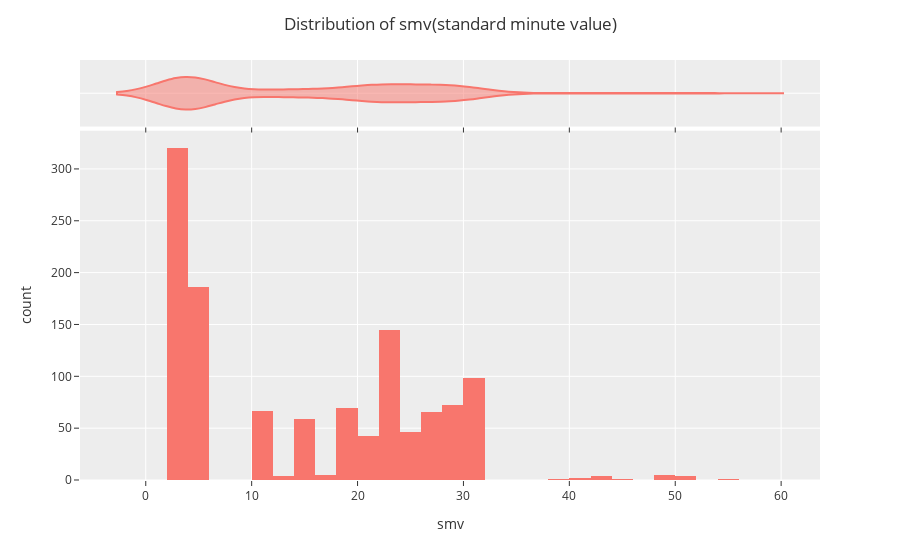

Notebook code cell kept with this figure:
### Code cell
fig = px.histogram(df, x="smv", 
                   marginal="violin", template='ggplot2' # or violin, rug
                  )
fig.update_layout(title='Distribution of smv(standard minute value)', title_x=0.5)

fig.show()

### Figure 1 — Plotly figure (JSON) as saved in the notebook; plotly's stock layout.template omitted (floating-point values rounded to 4 significant figures; data arrays with more than 128 entries replaced by an {"elided": "..."} marker saying what was removed)
{"data": [{"alignmentgroup": "True", "bingroup": "x", "hovertemplate": "smv=%{x}<br>count=%{y}<extra></extra>", "legendgroup": "", "marker": {"color": "#F8766D", "pattern": {"shape": ""}}, "name": "", "offsetgroup": "", "orientation": "v", "showlegend": false, "type": "histogram", "x": {"elided": "1197 float values"}, "xaxis": "x", "yaxis": "y"}, {"alignmentgroup": "True", "hovertemplate": "smv=%{x}<extra></extra>", "legendgroup": "", "marker": {"color": "#F8766D"}, "name": "", "offsetgroup": "", "scalegroup": "x", "showlegend": false, "type": "violin", "x": {"elided": "1197 float values"}, "xaxis": "x2", "yaxis": "y2"}], "layout": {"barmode": "relative", "legend": {"tracegroupgap": 0}, "margin": {"t": 60}, "title": {"text": "Distribution of smv(standard minute value)", "x": 0.5}, "xaxis": {"anchor": "y", "domain": [0, 1], "title": {"text": "smv"}}, "xaxis2": {"anchor": "y2", "domain": [0, 1], "matches": "x", "showticklabels": false}, "yaxis": {"anchor": "x", "domain": [0, 0.8316], "title": {"text": "count"}}, "yaxis2": {"anchor": "x2", "domain": [0.8416, 1], "matches": "y2", "showline": false, "showticklabels": false, "ticks": ""}}}
